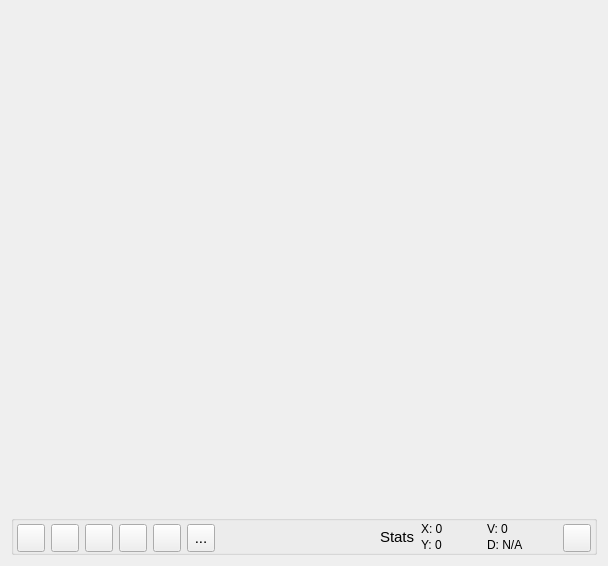
<?xml version="1.0" encoding="UTF-8"?>
<ui version="4.0">
 <class>widgetPlotViewer</class>
 <widget class="QWidget" name="widgetPlotViewer">
  <property name="geometry">
   <rect>
    <x>0</x>
    <y>0</y>
    <width>608</width>
    <height>566</height>
   </rect>
  </property>
  <property name="windowTitle">
   <string>Plot Viewer</string>
  </property>
  <layout class="QVBoxLayout" name="verticalLayout">
   <item>
    <widget class="QWidget" name="widgetSingleView" native="true">
     <property name="cursor">
      <cursorShape>CrossCursor</cursorShape>
     </property>
     <widget class="QWidget" name="widgetSampleSelect" native="true">
      <property name="geometry">
       <rect>
        <x>15</x>
        <y>85</y>
        <width>211</width>
        <height>45</height>
       </rect>
      </property>
      <property name="maximumSize">
       <size>
        <width>16777215</width>
        <height>45</height>
       </size>
      </property>
      <layout class="QVBoxLayout" name="verticalLayout_29">
       <property name="spacing">
        <number>-1</number>
       </property>
       <property name="leftMargin">
        <number>0</number>
       </property>
       <property name="topMargin">
        <number>0</number>
       </property>
       <property name="rightMargin">
        <number>0</number>
       </property>
       <property name="bottomMargin">
        <number>0</number>
       </property>
      </layout>
     </widget>
    </widget>
   </item>
   <item>
    <widget class="QGroupBox" name="groupBoxPlotToolBar">
     <property name="minimumSize">
      <size>
       <width>200</width>
       <height>40</height>
      </size>
     </property>
     <property name="maximumSize">
      <size>
       <width>16777215</width>
       <height>40</height>
      </size>
     </property>
     <property name="title">
      <string/>
     </property>
     <layout class="QGridLayout" name="gridLayout_8">
      <property name="leftMargin">
       <number>3</number>
      </property>
      <property name="topMargin">
       <number>3</number>
      </property>
      <property name="rightMargin">
       <number>3</number>
      </property>
      <property name="bottomMargin">
       <number>3</number>
      </property>
      <property name="verticalSpacing">
       <number>-1</number>
      </property>
      <item row="0" column="9">
       <widget class="QToolButton" name="toolButtonPopFigure">
        <property name="minimumSize">
         <size>
          <width>28</width>
          <height>28</height>
         </size>
        </property>
        <property name="maximumSize">
         <size>
          <width>28</width>
          <height>28</height>
         </size>
        </property>
        <property name="font">
         <font>
          <pointsize>11</pointsize>
          <stylestrategy>PreferDefault</stylestrategy>
         </font>
        </property>
        <property name="toolTip">
         <string>Pop the figure out into a separate window</string>
        </property>
        <property name="text">
         <string>...</string>
        </property>
        <property name="icon">
         <iconset>
          <normaloff>:/resources/icons/icon-popout-64.svg</normaloff>:/resources/icons/icon-popout-64.svg</iconset>
        </property>
        <property name="iconSize">
         <size>
          <width>20</width>
          <height>20</height>
         </size>
        </property>
       </widget>
      </item>
      <item row="0" column="17">
       <widget class="QToolButton" name="toolButtonSave">
        <property name="minimumSize">
         <size>
          <width>28</width>
          <height>28</height>
         </size>
        </property>
        <property name="maximumSize">
         <size>
          <width>28</width>
          <height>28</height>
         </size>
        </property>
        <property name="font">
         <font>
          <pointsize>11</pointsize>
          <stylestrategy>PreferDefault</stylestrategy>
         </font>
        </property>
        <property name="toolTip">
         <string>Save plot</string>
        </property>
        <property name="icon">
         <iconset>
          <normaloff>:/resources/icons/icon-save-file-64.svg</normaloff>:/resources/icons/icon-save-file-64.svg</iconset>
        </property>
        <property name="iconSize">
         <size>
          <width>20</width>
          <height>20</height>
         </size>
        </property>
        <property name="popupMode">
         <enum>QToolButton::InstantPopup</enum>
        </property>
       </widget>
      </item>
      <item row="0" column="3">
       <widget class="QToolButton" name="toolButtonPan">
        <property name="minimumSize">
         <size>
          <width>28</width>
          <height>28</height>
         </size>
        </property>
        <property name="maximumSize">
         <size>
          <width>28</width>
          <height>28</height>
         </size>
        </property>
        <property name="font">
         <font>
          <pointsize>11</pointsize>
          <stylestrategy>PreferDefault</stylestrategy>
         </font>
        </property>
        <property name="toolTip">
         <string>Shift plot</string>
        </property>
        <property name="icon">
         <iconset>
          <normaloff>:/resources/icons/icon-move-64.svg</normaloff>:/resources/icons/icon-move-64.svg</iconset>
        </property>
        <property name="iconSize">
         <size>
          <width>20</width>
          <height>20</height>
         </size>
        </property>
        <property name="checkable">
         <bool>true</bool>
        </property>
       </widget>
      </item>
      <item row="0" column="4">
       <widget class="QToolButton" name="toolButtonZoom">
        <property name="minimumSize">
         <size>
          <width>28</width>
          <height>28</height>
         </size>
        </property>
        <property name="maximumSize">
         <size>
          <width>28</width>
          <height>28</height>
         </size>
        </property>
        <property name="font">
         <font>
          <pointsize>11</pointsize>
          <stylestrategy>PreferDefault</stylestrategy>
         </font>
        </property>
        <property name="toolTip">
         <string>Zoom In/Out</string>
        </property>
        <property name="icon">
         <iconset>
          <normaloff>:/resources/icons/icon-zoom-64.svg</normaloff>:/resources/icons/icon-zoom-64.svg</iconset>
        </property>
        <property name="iconSize">
         <size>
          <width>20</width>
          <height>20</height>
         </size>
        </property>
        <property name="checkable">
         <bool>true</bool>
        </property>
       </widget>
      </item>
      <item row="0" column="8">
       <widget class="QToolButton" name="toolButtonDistance">
        <property name="minimumSize">
         <size>
          <width>28</width>
          <height>28</height>
         </size>
        </property>
        <property name="maximumSize">
         <size>
          <width>28</width>
          <height>28</height>
         </size>
        </property>
        <property name="font">
         <font>
          <pointsize>11</pointsize>
          <stylestrategy>PreferDefault</stylestrategy>
         </font>
        </property>
        <property name="toolTip">
         <string>Measure distance</string>
        </property>
        <property name="icon">
         <iconset>
          <normaloff>:/resources/icons/icon-distance-64.svg</normaloff>:/resources/icons/icon-distance-64.svg</iconset>
        </property>
        <property name="iconSize">
         <size>
          <width>20</width>
          <height>20</height>
         </size>
        </property>
        <property name="checkable">
         <bool>true</bool>
        </property>
       </widget>
      </item>
      <item row="0" column="12">
       <spacer name="horizontalSpacerPlotBar">
        <property name="orientation">
         <enum>Qt::Horizontal</enum>
        </property>
        <property name="sizeHint" stdset="0">
         <size>
          <width>40</width>
          <height>20</height>
         </size>
        </property>
       </spacer>
      </item>
      <item row="0" column="14">
       <widget class="QWidget" name="widgetPlotInfoSV" native="true">
        <layout class="QHBoxLayout" name="horizontalLayout_27">
         <property name="leftMargin">
          <number>0</number>
         </property>
         <property name="topMargin">
          <number>0</number>
         </property>
         <property name="rightMargin">
          <number>0</number>
         </property>
         <property name="bottomMargin">
          <number>0</number>
         </property>
         <item>
          <widget class="QLabel" name="labelSVInfoStatsLabel">
           <property name="minimumSize">
            <size>
             <width>35</width>
             <height>0</height>
            </size>
           </property>
           <property name="maximumSize">
            <size>
             <width>35</width>
             <height>16777215</height>
            </size>
           </property>
           <property name="font">
            <font>
             <pointsize>11</pointsize>
             <stylestrategy>PreferDefault</stylestrategy>
            </font>
           </property>
           <property name="text">
            <string>Stats:</string>
           </property>
          </widget>
         </item>
         <item>
          <layout class="QVBoxLayout" name="verticalLayout_17">
           <item>
            <widget class="QLabel" name="labelSVInfoY">
             <property name="minimumSize">
              <size>
               <width>60</width>
               <height>0</height>
              </size>
             </property>
             <property name="maximumSize">
              <size>
               <width>60</width>
               <height>16777215</height>
              </size>
             </property>
             <property name="font">
              <font>
               <pointsize>9</pointsize>
               <stylestrategy>PreferDefault</stylestrategy>
              </font>
             </property>
             <property name="text">
              <string>X: 0</string>
             </property>
            </widget>
           </item>
           <item>
            <widget class="QLabel" name="labelSVInfoX">
             <property name="minimumSize">
              <size>
               <width>60</width>
               <height>0</height>
              </size>
             </property>
             <property name="maximumSize">
              <size>
               <width>60</width>
               <height>16777215</height>
              </size>
             </property>
             <property name="font">
              <font>
               <pointsize>9</pointsize>
               <stylestrategy>PreferDefault</stylestrategy>
              </font>
             </property>
             <property name="text">
              <string>Y: 0</string>
             </property>
            </widget>
           </item>
          </layout>
         </item>
         <item>
          <layout class="QVBoxLayout" name="verticalLayout_18">
           <item>
            <widget class="QLabel" name="labelSVInfoValue">
             <property name="minimumSize">
              <size>
               <width>70</width>
               <height>0</height>
              </size>
             </property>
             <property name="maximumSize">
              <size>
               <width>70</width>
               <height>16777215</height>
              </size>
             </property>
             <property name="font">
              <font>
               <pointsize>9</pointsize>
               <stylestrategy>PreferDefault</stylestrategy>
              </font>
             </property>
             <property name="text">
              <string>V: 0</string>
             </property>
            </widget>
           </item>
           <item>
            <widget class="QLabel" name="labelSVInfoDistance">
             <property name="minimumSize">
              <size>
               <width>70</width>
               <height>0</height>
              </size>
             </property>
             <property name="maximumSize">
              <size>
               <width>70</width>
               <height>16777215</height>
              </size>
             </property>
             <property name="font">
              <font>
               <pointsize>9</pointsize>
               <stylestrategy>PreferDefault</stylestrategy>
              </font>
             </property>
             <property name="text">
              <string>D: N/A</string>
             </property>
            </widget>
           </item>
          </layout>
         </item>
        </layout>
       </widget>
      </item>
      <item row="0" column="7">
       <widget class="QToolButton" name="toolButtonAnnotate">
        <property name="minimumSize">
         <size>
          <width>28</width>
          <height>28</height>
         </size>
        </property>
        <property name="maximumSize">
         <size>
          <width>28</width>
          <height>28</height>
         </size>
        </property>
        <property name="font">
         <font>
          <pointsize>11</pointsize>
          <stylestrategy>PreferDefault</stylestrategy>
         </font>
        </property>
        <property name="toolTip">
         <string>Add annotation</string>
        </property>
        <property name="icon">
         <iconset>
          <normaloff>:/resources/icons/icon-annotate-64.svg</normaloff>:/resources/icons/icon-annotate-64.svg</iconset>
        </property>
        <property name="iconSize">
         <size>
          <width>20</width>
          <height>20</height>
         </size>
        </property>
        <property name="checkable">
         <bool>true</bool>
        </property>
       </widget>
      </item>
      <item row="0" column="1">
       <widget class="QToolButton" name="toolButtonHome">
        <property name="minimumSize">
         <size>
          <width>28</width>
          <height>28</height>
         </size>
        </property>
        <property name="maximumSize">
         <size>
          <width>28</width>
          <height>28</height>
         </size>
        </property>
        <property name="font">
         <font>
          <pointsize>11</pointsize>
          <stylestrategy>PreferDefault</stylestrategy>
         </font>
        </property>
        <property name="toolTip">
         <string>Return to home view</string>
        </property>
        <property name="icon">
         <iconset>
          <normaloff>:/resources/icons/icon-home-64.svg</normaloff>:/resources/icons/icon-home-64.svg</iconset>
        </property>
        <property name="iconSize">
         <size>
          <width>20</width>
          <height>20</height>
         </size>
        </property>
       </widget>
      </item>
     </layout>
    </widget>
   </item>
  </layout>
 </widget>
 <resources/>
 <connections/>
</ui>
